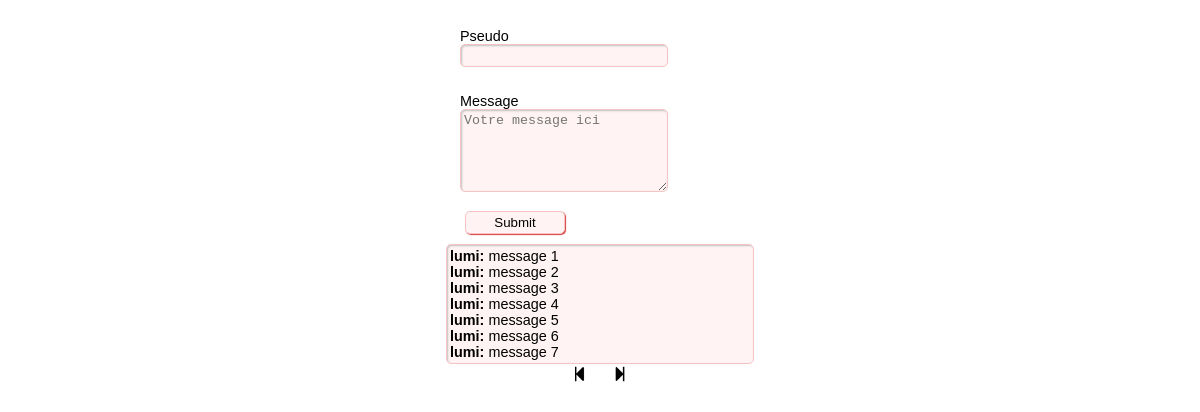
The page / on the database its author committed.
### tables this page shows
CREATE TABLE `chat` (
  `ID` int(11) NOT NULL,
  `pseudo` varchar(255) NOT NULL,
  `message` text NOT NULL,
  `time_post` datetime DEFAULT NULL
);

### includes/show.php (the view, shortened to what this page needs)
<?php
if (isset($_GET['precedent'])) {
    $historique = (int) $_GET['precedent'];
    if($historique < 0){
        $historique = 0;
    }
}else if (isset($_GET['suivant'])){
    $historique = (int) $_GET['suivant'];
    if($historique < 0){
        $historique = 0;
    }
}else{
    $historique = 0;
}
$reponse = $db->query('SELECT lower(pseudo) AS pseudo_min, message FROM (
SELECT * FROM chat ORDER BY id DESC LIMIT '. $historique .',10)x ORDER BY id ASC');
echo '<div id="box_message">';
while ($donnees = $reponse->fetch())
{
    echo '<b>' . $donnees['pseudo_min']. ': ' . '</b>' . $donnees['message'] . '<br />';
}
?>

### includes/debut.php (shortened to what this page needs)
    <!DOCTYPE html PUBLIC "-//W3C//DTD XHTML 1.0 Strict//EN" "http://www.w3.org/TR/xhtml1/DTD/xhtml1-strict.dtd">
    <html xmlns="http://www.w3.org/1999/xhtml" xml:lang="fr" >
<head>
    <link rel="stylesheet" media="screen" type="text/css" title="Design" href="css/styles.css" />
</head>

### includes/formulaire.php
<?php
if (isset($_COOKIE['pseudo_user'])){
    $pseudo_user = $_COOKIE['pseudo_user'];
}else{
    $pseudo_user = "";
}
echo '<body>
    <form method="post" action="register.php" enctype="multipart/form-data" >
         <label for="pseudo">Pseudo</label>
         <input type="text" name="pseudo" id="pseudo" value="'.$pseudo_user.'"><br /><br />
         <label for="message">Message</label>
         <textarea onKeyPress="if(event.keyCode == 13) validerForm();" id="message" placeholder="Votre message ici" name="message" rows="5" cols="30" pl></textarea><br /><br />
         <input id="valider" type="submit" name="Valider"/>
    </form>';

### index.php (shortened to what this page needs)
<?php
include("./includes/connect_db.php");
include("./includes/debut.php");
include("./includes/formulaire.php");
include("./includes/show.php");
if (isset($_GET['precedent'])) {
    $valeur = (int) $_GET['precedent'] + 1;
    if ($donnees_max_historique['maximum'] > 10) {
        if ($valeur >= $donnees_max_historique['maximum'] - 10) {
            $valeur = $donnees_max_historique['maximum'] - 10;
        }
    }
}else if (isset($_GET['suivant'])){
    $valeur = (int) $_GET['suivant'] - 1;
    if ($valeur <= 0){
        $valeur = 0;
    }
}else{
    $valeur = 1;
}
echo '</div><div id="historique">
<a id="precedent" title="message précédent" href="index.php?precedent='. $valeur .'"></a>
<a title="actualiser" href="index.php" id="refresh"></a>
<a id="suivant" title=" message suivant" href="index.php?suivant='. $valeur .'"></a></div>';
include("./includes/footer.php");

### includes/footer.php
<?php
echo '</body>
</html>';

### css/styles.css (style rules this page uses)
body { font-family:"trebuchet ms",sans-serif; font-size:90%; display: flex; flex-direction: column; align-items: center; }
form { padding:10px; width:280px; }
label { margin-top:10px; display:block; }
input, textarea, select, option { background-color:#FFF3F3; }
input, textarea, select { padding:3px; border:1px solid #F5C5C5; border-radius:5px; width:200px; box-shadow:1px 1px 2px #C0C0C0 inset; }
input[type=submit], input[type=reset] { width:100px; margin-left:5px; box-shadow:1px 1px 1px #D83F3D; cursor:pointer; }
#box_message { background-color: #FFF3F3; display: block; padding:3px; border:1px solid #F5C5C5; border-radius:5px; width:300px; box-shadow:1px 1px 2px #C0C0C0 inset; }
#refresh { display: block; width: 20px; height: 20px; background-image: url("../img/refresh2.png"); background-size: contain; }
#historique { display: flex; }
#precedent { display: block; width: 20px; height: 20px; background-image: url("../img/precedent.png"); background-size: contain; }
#suivant { display: block; width: 20px; height: 20px; background-image: url("../img/suivant.png"); background-size: contain; }

### rows shown on the page
chat: pseudo_min "lumi", message "message 1"
chat: pseudo_min "lumi", message "message 2"
chat: pseudo_min "lumi", message "message 3"
chat: pseudo_min "lumi", message "message 4"
chat: pseudo_min "lumi", message "message 5"
chat: pseudo_min "lumi", message "message 6"
chat: pseudo_min "lumi", message "message 7"
